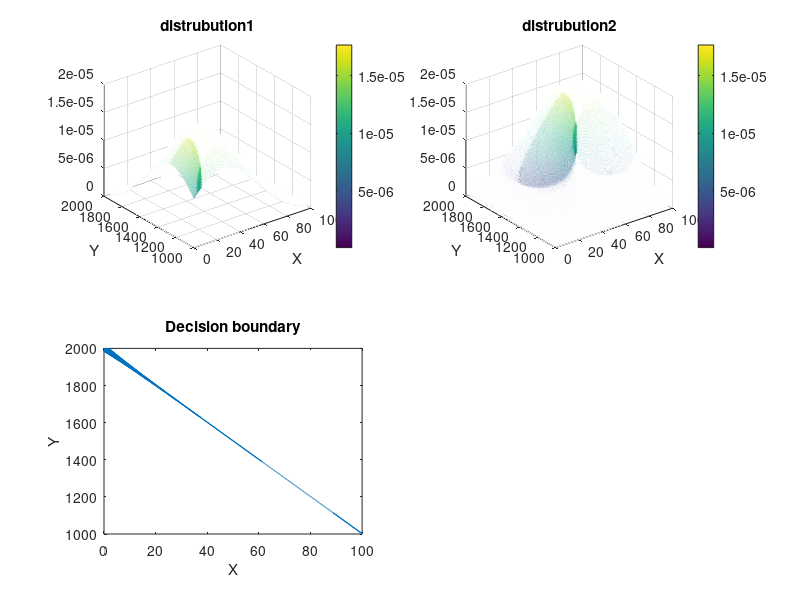

This chart was generated by the following MATLAB code:
clear;
%change the number here
x = 0:0.1:100;
y = 1000:2000;
ux = 25;
ax = 30;
uy = 1250;
ay = 300;
p = 0;
%%%%%%
[X, Y] = meshgrid(x,y);
z = ((X - ux).^2)/ax/ax + ((Y - uy).^2)/ay/ay - 2*p.*(X - ux).*(Y - uy)/ax/ay;
f = 1/2/pi/ax/ay/(sqrt(1 - p*p))*exp((-1)*z./2/(1-p*p));

subplot(2,2,1);
mesh(X,Y,f);
colorbar;
title('distrubution1');
xlabel('X');
ylabel('Y');

%change the number here
x = 0:0.1:100;
y = 1000:2000;
ux = 75;
ax = 30;
uy = 1750;
ay = 300;
p = 0;
%%%%%%
[X, Y] = meshgrid(x,y);
z = ((X - ux).^2)/ax/ax + ((Y - uy).^2)/ay/ay - 2*p.*(X - ux).*(Y - uy)/ax/ay;
f2 = 1/2/pi/ax/ay/(sqrt(1 - p*p))*exp((-1)*z./2/(1-p*p));

subplot(2,2,2);
mesh(X,Y,f2);
colorbar;
title('distrubution2');
xlabel('X');
ylabel('Y');

m = 0.005*max(f2);
a = 1;
for i = 1:1001
    for j = 1:1001
        if (f(i,j) - f2(i,j)) > 0
            if  ((f(i,j) - f2(i,j)) < m(j))
            c(a) = i*0.1;  
            d(a) = j+1000;
            a = a+1;
            end
        else
            if  ((f2(i,j) - f(i,j)) < m(j))
            c(a) = i*0.1;  
            d(a) = j+1000;
            a = a+1;
            end
        end
    end
end

subplot(2,2,3);
plot (c,d);
xlim([0 100]);
ylim([1000 2000]);
title('Decision boundary');
xlabel('X');
ylabel('Y');
